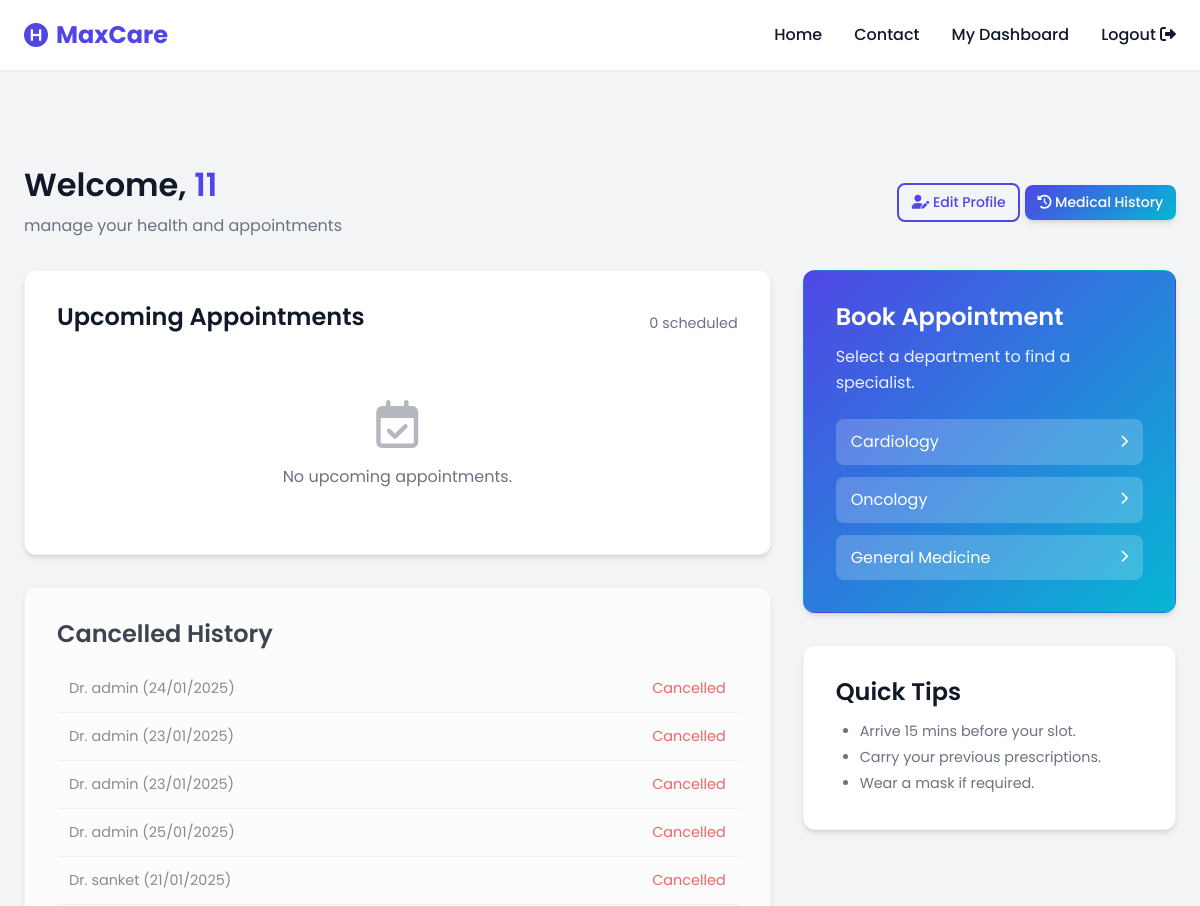
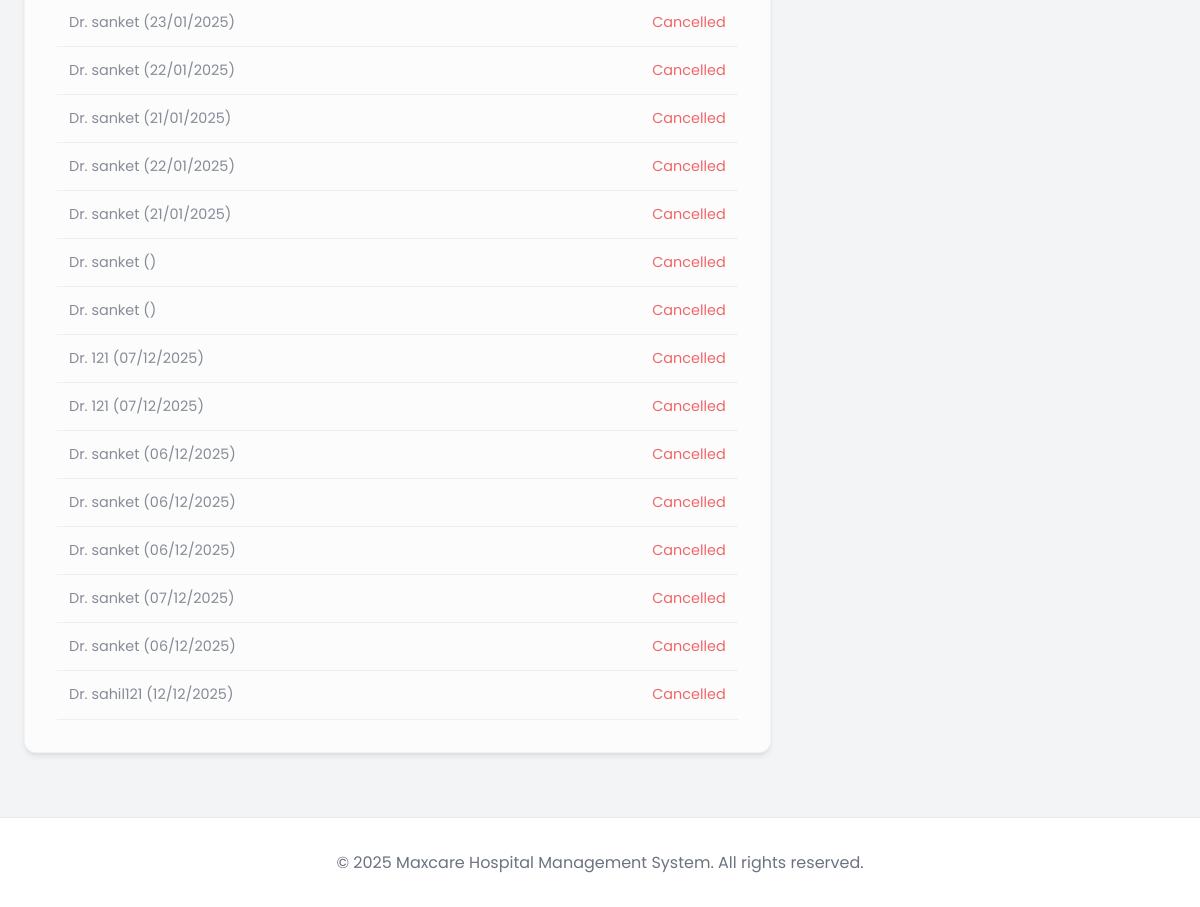
The page /patient_dashboard (signed in) on the database its author committed (2 pictures, top to bottom).
### model.py (models this page shows)
class User(db.Model):
    __tablename__ = 'users'
    id = db.Column(db.Integer, primary_key=True)
    username = db.Column(db.String(150), unique=True, nullable=False)
    email = db.Column(db.String(150), unique=True, nullable=False)
    password = db.Column(db.String(150), nullable=False)
    role = db.Column(db.String(50), nullable=False)   # 'admin', 'doctor', 'patient'
    registration_date = db.Column(db.DateTime, default=datetime.utcnow)
    doctor_profile = db.relationship("Doctor", back_populates="user", uselist=False)
    doctor_appointments = db.relationship(
        "Appointment",
        foreign_keys="Appointment.doctor_id",
        back_populates="doctor_user"
    )
    patient_appointments = db.relationship(
        "Appointment",
        foreign_keys="Appointment.patient_id",
        back_populates="patient_user"
    )

class Appointment(db.Model):
    __tablename__ = 'appointments'
    id = db.Column(db.Integer, primary_key=True)
    doctor_id = db.Column(db.Integer, db.ForeignKey('users.id'), nullable=False)
    patient_id = db.Column(db.Integer, db.ForeignKey('users.id'), nullable=False)
    date = db.Column(db.String(20))      # e.g. "24/09/2025"
    time = db.Column(db.String(20))      # e.g. "08 am - 12 pm"
    type = db.Column(db.String(50))      # "In-person", "Online", etc.
    status = db.Column(db.String(20), default='booked')  # booked/completed/cancelled
    doctor_user = db.relationship(
        "User",
        foreign_keys=[doctor_id],
        back_populates="doctor_appointments"
    )
    patient_user = db.relationship(
        "User",
        foreign_keys=[patient_id],
        back_populates="patient_appointments"
    )
    treatments = db.relationship(
        "Treatment",
        back_populates="appointment",
        cascade="all, delete-orphan"
    )

class Department(db.Model):
    __tablename__ = 'departments'
    id = db.Column(db.Integer, primary_key=True)
    Department_name = db.Column(db.String(100), unique=True, nullable=False)
    description = db.Column(db.Text)
    created_at = db.Column(db.DateTime, default=datetime.utcnow)
    doctors = db.relationship("Doctor", back_populates="department")

### app.py (the view)
@app.route('/patient_dashboard')
def patient_dashboard():
    if 'role' not in session or session['role'] != 'patient':
        return redirect(url_for('login'))
    patient = User.query.get_or_404(session['id'])
    departments = Department.query.all()
    upcoming = Appointment.query.filter_by(
        patient_id=patient.id, status="booked"
    ).all()
    cancelled = Appointment.query.filter_by(
        patient_id=patient.id, status="cancelled"
    ).all()
    return render_template(
        "patient_dashboard.html",
        patient=patient,
        departments=departments,
        upcoming_appointments=upcoming,
        cancelled_appointments=cancelled
    )

### templates/patient_dashboard.html (shortened to what this page needs)
{% extends "base.html" %}
{% block content %}
<div class="container">
  <div style="display: flex; justify-content: space-between; align-items: center; margin-bottom: 2rem;">
    <div>
      <h1 style="font-size: 2rem; margin-bottom: 0.5rem; color: var(--text-main);">Welcome, <span
          class="text-primary">{{ patient.username }}</span></h1>
      <p class="text-muted">manage your health and appointments</p>
    </div>
    <div>
      <a href="{{ url_for('edit_profile') }}" class="btn btn-outline btn-sm">
        <i class="fas fa-user-edit"></i> Edit Profile
      </a>
      <a href="{{ url_for('my_history') }}" class="btn btn-primary btn-sm">
        <i class="fas fa-history"></i> Medical History
      </a>
    </div>
  </div>
  <div style="display: grid; grid-template-columns: 2fr 1fr; gap: 2rem;">
    <div>
      <div class="card">
        <div style="display: flex; justify-content: space-between; align-items: center; margin-bottom: 1.5rem;">
          <h3>Upcoming Appointments</h3>
          <span class="text-muted" style="font-size: 0.9rem;">{{ upcoming_appointments|length }} scheduled</span>
        </div>
        {% if upcoming_appointments %}
        <div style="display: flex; flex-direction: column; gap: 1rem;">
          {% for appt in upcoming_appointments %}
          {% set doc = appt.doctor_user %}
          {% set prof = doc.doctor_profile if doc else None %}
          {% set dept = prof.department if prof else None %}
          <div
            style="display: flex; justify-content: space-between; align-items: center; padding: 1rem; border: 1px solid #eee; border-radius: var(--radius-md); transition: var(--transition);">
            <div style="display: flex; gap: 1rem; align-items: center;">
              <div
                style="width: 50px; height: 50px; background: #EEF2FF; border-radius: 50%; display: flex; align-items: center; justify-content: center; color: var(--primary-color); font-size: 1.2rem;">
                <i class="fas fa-user-md"></i>
              </div>
              <div>
                <h4 style="font-size: 1rem; margin: 0;">Dr. {{ doc.username }}</h4>
                <p class="text-muted" style="font-size: 0.85rem;">{{ dept.Department_name if dept else 'General' }}</p>
                <p style="font-size: 0.85rem; color: var(--text-main); font-weight: 500;">
                  <i class="far fa-calendar-alt"></i> {{ appt.date }} &nbsp;
                  <i class="far fa-clock"></i> {{ appt.time }}
                </p>
              </div>
            </div>
            <a href="{{ url_for('cancel_appointment', appt_id=appt.id) }}" class="btn btn-danger btn-sm"
              onclick="return confirm('Are you sure?')">Cancel</a>
          </div>
          {% endfor %}
        </div>
        {% else %}
        <div style="text-align: center; padding: 2rem; color: var(--text-muted);">
          <i class="far fa-calendar-check" style="font-size: 3rem; margin-bottom: 1rem; opacity: 0.5;"></i>
          <p>No upcoming appointments.</p>
        </div>
        {% endif %}
      </div>
      {% if cancelled_appointments %}
      <div class="card" style="opacity: 0.8;">
        <h3>Cancelled History</h3>
        <div style="margin-top: 1rem;">
          {% for appt in cancelled_appointments %}
          {% set doc = appt.doctor_user %}
          <div
            style="padding: 0.75rem; border-bottom: 1px solid #eee; display: flex; justify-content: space-between; font-size: 0.9rem; color: var(--text-muted);">
            <span>Dr. {{ doc.username }} ({{ appt.date }})</span>
            <span style="color: var(--danger);">Cancelled</span>
          </div>
          {% endfor %}
        </div>
      </div>
      {% endif %}
    </div>
    <div>
      <div class="card"
        style="background: linear-gradient(135deg, var(--primary-color), var(--secondary-color)); color: white;">
        <h3>Book Appointment</h3>
        <p style="opacity: 0.9; margin-bottom: 1.5rem;">Select a department to find a specialist.</p>
        <div style="display: flex; flex-direction: column; gap: 0.75rem;">
          {% for dept in departments %}
          <a href="{{ url_for('department_details', dept_id=dept.id) }}"
            style="background: rgba(255,255,255,0.2); padding: 10px 15px; border-radius: var(--radius-md); color: white; display: flex; justify-content: space-between; align-items: center; text-decoration: none; transition: 0.2s;">
            <span>{{ dept.Department_name }}</span>
            <i class="fas fa-chevron-right" style="font-size: 0.8rem;"></i>
          </a>
          {% endfor %}
        </div>
      </div>
      <div class="card">
        <h3>Quick Tips</h3>
        <ul
          style="list-style: disc; margin-left: 1.5rem; color: var(--text-muted); font-size: 0.9rem; line-height: 1.8;">
          <li>Arrive 15 mins before your slot.</li>
          <li>Carry your previous prescriptions.</li>
          <li>Wear a mask if required.</li>
        </ul>
      </div>
    </div>
  </div>
</div>
{% endblock %}

### templates/base.html (shortened to what this page needs)
<!DOCTYPE html>
<html lang="en">
<head>
    <link rel="stylesheet" href="https://cdnjs.cloudflare.com/ajax/libs/font-awesome/6.0.0/css/all.min.css">
    <link rel="stylesheet" href="{{ url_for('static', filename='style.css') }}">
</head>
<body>
    <nav class="navbar">
        <div class="nav-container">
            <a href="{{ url_for('index') }}" class="logo">
                <i class="fas fa-hospital-symbol"></i> MaxCare
            </a>
            <ul class="nav-links">
                <li><a href="{{ url_for('index') }}">Home</a></li>
                <li><a href="{{ url_for('contact') }}">Contact</a></li>
                {% if 'role' in session %}
                {% if session['role'] == 'admin' %}
                <li><a href="{{ url_for('admin_dashboard') }}">Admin Panel</a></li>
                {% elif session['role'] == 'doctor' %}
                <li><a href="{{ url_for('doctor_dashboard') }}">Doctor Panel</a></li>
                {% else %}
                <li><a href="{{ url_for('patient_dashboard') }}">My Dashboard</a></li>
                {% endif %}
                <li><a href="{{ url_for('logout') }}" class="btn-logout">
                        Logout <i class="fas fa-sign-out-alt"></i>
                    </a></li>
                {% else %}
                <li><a href="{{ url_for('login') }}" class="btn-login">Login</a></li>
                <li><a href="{{ url_for('registration') }}" class="btn-register">Register</a></li>
                {% endif %}
            </ul>
        </div>
    </nav>
    <div class="container">
    </div>
    <div class="main-content">
        {% block content %}{% endblock %}
    </div>
    <footer class="site-footer">
        <p>&copy; 2025 Maxcare Hospital Management System. All rights reserved.</p>
    </footer>
</body>
</html>

### static/style.css (style rules this page uses)
:root { --primary-color: #4F46E5; --primary-dark: #4338CA; --secondary-color: #06B6D4; --accent-color: #EC4899; --bg-body: #F3F4F6; --bg-card: #FFFFFF; --text-main: #111827; --text-muted: #6B7280; --text-light: #F9FAFB; --success: #10B981; --warning: #F59E0B; --danger: #EF4444; --shadow-sm: 0 1px 2px 0 rgba(0, 0, 0, 0.05); --shadow-md: 0 4px 6px -1px rgba(0, 0, 0, 0.1), 0 2px 4px -1px rgba(0, 0, 0, 0.06); --shadow-lg: 0 10px 15px -3px rgba(0, 0, 0, 0.1), 0 4px 6px -2px rgba(0, 0, 0, 0.05); --glass-bg: rgba(255, 255, 255, 0.7); --glass-border: rgba(255, 255, 255, 0.5); --radius-md: 0.5rem; --radius-lg: 0.75rem; --radius-xl: 1rem; --transition: all 0.3s ease; }
* { margin: 0; padding: 0; box-sizing: border-box; }
body { font-family: 'Poppins', sans-serif; background-color: var(--bg-body); color: var(--text-main); line-height: 1.6; min-height: 100vh; display: flex; flex-direction: column; }
a { text-decoration: none; color: inherit; transition: var(--transition); }
ul { list-style: none; }
h1, h2, h3, h4, h5, h6 { line-height: 1.2; margin-bottom: 0.5em; font-weight: 600; }
h1 { font-size: 2.5rem; }
h3 { font-size: 1.5rem; }
.text-primary { color: var(--primary-color); }
.text-muted { color: var(--text-muted); }
.btn { display: inline-block; padding: 0.75rem 1.5rem; border-radius: var(--radius-md); font-weight: 500; cursor: pointer; border: none; transition: var(--transition); font-size: 1rem; text-align: center; }
.btn-primary { background: linear-gradient(135deg, var(--primary-color), var(--secondary-color)); color: white; box-shadow: var(--shadow-md); }
.btn-outline { border: 2px solid var(--primary-color); color: var(--primary-color); background: transparent; }
.btn-sm { padding: 0.4rem 0.8rem; font-size: 0.875rem; }
.navbar { background: var(--bg-card); box-shadow: var(--shadow-sm); position: sticky; top: 0; z-index: 1000; padding: 1rem 0; }
.nav-container { max-width: 1200px; margin: 0 auto; padding: 0 1.5rem; display: flex; justify-content: space-between; align-items: center; }
.logo { font-size: 1.5rem; font-weight: 700; color: var(--primary-color); display: flex; align-items: center; gap: 0.5rem; }
.nav-links { display: flex; gap: 2rem; align-items: center; }
.nav-links a { font-weight: 500; color: var(--text-main); }
.btn-logout { color: var(--danger); font-weight: 600; }
.container { max-width: 1200px; margin: 0 auto; padding: 2rem 1.5rem; flex: 1; }
.main-content { flex: 1; }
.card { background: var(--bg-card); border-radius: var(--radius-lg); box-shadow: var(--shadow-md); padding: 2rem; margin-bottom: 2rem; border: 1px solid rgba(0,0,0,0.05); transition: var(--transition); }
.site-footer { background-color: white; border-top: 1px solid #e5e7eb; padding: 2rem 0; text-align: center; color: var(--text-muted); margin-top: auto; }

### rows shown on the page
User: username "11"
Appointment: date "24/01/2025"
User: username "admin"
Appointment: date "23/01/2025"
Appointment: date "23/01/2025"
Appointment: date "25/01/2025"
Appointment: date "21/01/2025"
User: username "sanket"
Appointment: date "23/01/2025"
Appointment: date "22/01/2025"
Appointment: date "21/01/2025"
Appointment: date "22/01/2025"
Appointment: date "21/01/2025"
Appointment: date "07/12/2025"
User: username "121"
Appointment: date "07/12/2025"
Appointment: date "06/12/2025"
Appointment: date "06/12/2025"
Appointment: date "06/12/2025"
Appointment: date "07/12/2025"
Appointment: date "06/12/2025"
Appointment: date "12/12/2025"
User: username "sahil121"
Department: Department_name "Cardiology"
Department: Department_name "Oncology"
Department: Department_name "General Medicine"

### other values the page prints
{{ upcoming_appointments|length }} "0"
